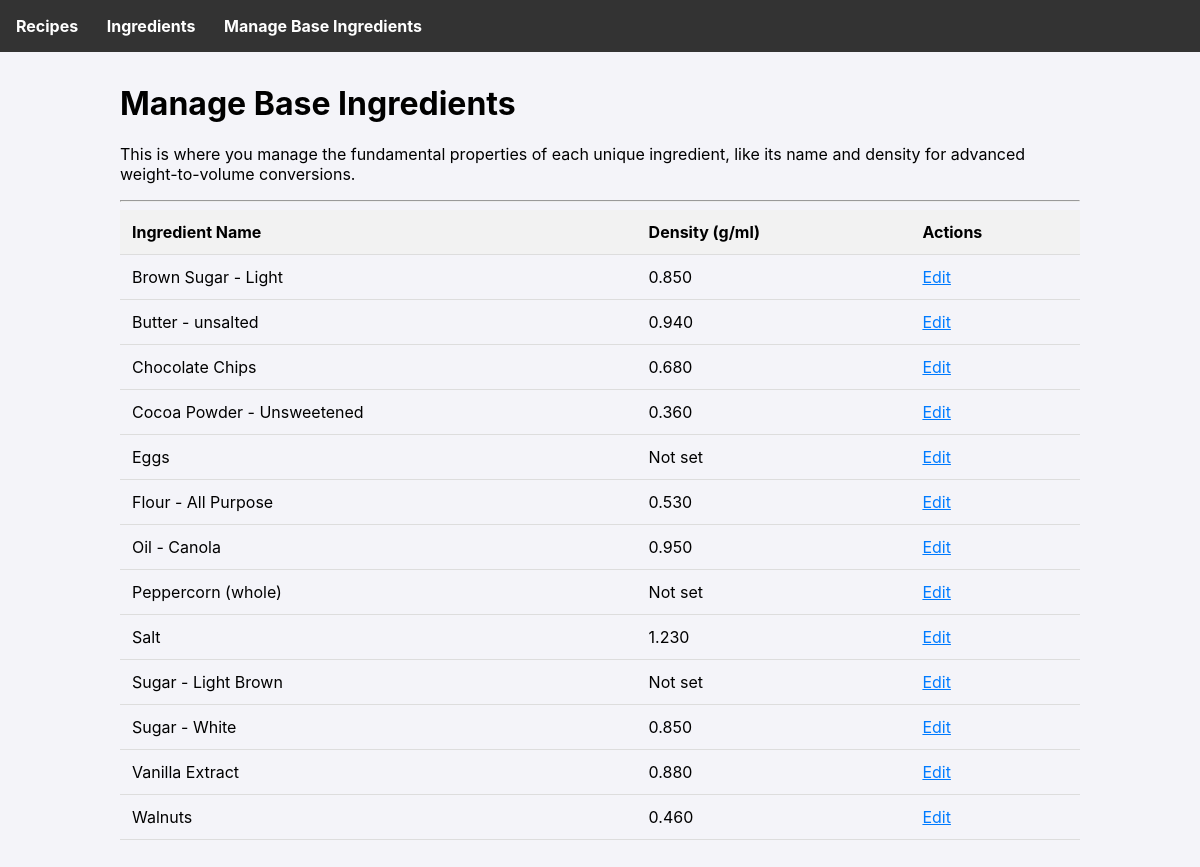
Screenshot of /ingredients/base with the database file from the repository.
### tables this page shows
CREATE TABLE ingredients (
        id INTEGER PRIMARY KEY AUTOINCREMENT,
        name TEXT UNIQUE NOT NULL
    , density_g_ml REAL);

### app.py (the view)
@app.route('/ingredients/base')
def list_base_ingredients():
    db = get_db()
    ingredients = db.execute('SELECT * FROM ingredients ORDER BY name').fetchall()
    return render_template('base_ingredients.html', ingredients=ingredients)

### app.py (called while the page is built)
def get_db():
    if 'db' not in g:
        g.db = sqlite3.connect(DATABASE)
        g.db.row_factory = sqlite3.Row
    return g.db

### templates/base_ingredients.html
{% extends 'base.html' %}
{% block content %}
    <h1>Manage Base Ingredients</h1>
    <p>This is where you manage the fundamental properties of each unique ingredient, like its name and density for advanced weight-to-volume conversions.</p>
    <hr>
    <table>
        <thead>
            <tr>
                <th>Ingredient Name</th>
                <th>Density (g/ml)</th>
                <th>Actions</th>
            </tr>
        </thead>
        <tbody>
            {% for ingredient in ingredients %}
            <tr>
                <td>{{ ingredient.name }}</td>
                <td>{{ '%.3f'|format(ingredient.density_g_ml) if ingredient.density_g_ml else 'Not set' }}</td>
                <td>
                    <a href="{{ url_for('edit_base_ingredient', ingredient_id=ingredient.id) }}">Edit</a>
                </td>
            </tr>
            {% else %}
            <tr>
                <td colspan="3">No base ingredients found. Add one via a purchase first.</td>
            </tr>
            {% endfor %}
        </tbody>
    </table>
{% endblock %}

### templates/base.html (style rules this page uses)
body { font-family: -apple-system, BlinkMacSystemFont, "Segoe UI", Roboto, "Helvetica Neue", Arial, sans-serif; margin: 0; background-color: #f4f4f9; }
a { color: #007bff; }
table { width: 100%; border-collapse: collapse; }
th, td { padding: 0.75rem; text-align: left; border-bottom: 1px solid #ddd; }
th { background-color: #f2f2f2; }

### rows the page displays
ingredients: name "Brown Sugar - Light", density_g_ml "0.850"
ingredients: name "Butter - unsalted", density_g_ml "0.940"
ingredients: name "Chocolate Chips", density_g_ml "0.680"
ingredients: name "Cocoa Powder - Unsweetened", density_g_ml "0.360"
ingredients: name "Eggs", density_g_ml "Not set"
ingredients: name "Flour - All Purpose", density_g_ml "0.530"
ingredients: name "Oil - Canola", density_g_ml "0.950"
ingredients: name "Peppercorn (whole)", density_g_ml "Not set"
ingredients: name "Salt", density_g_ml "1.230"
ingredients: name "Sugar - Light Brown", density_g_ml "Not set"
ingredients: name "Sugar - White", density_g_ml "0.850"
ingredients: name "Vanilla Extract", density_g_ml "0.880"
ingredients: name "Walnuts", density_g_ml "0.460"
